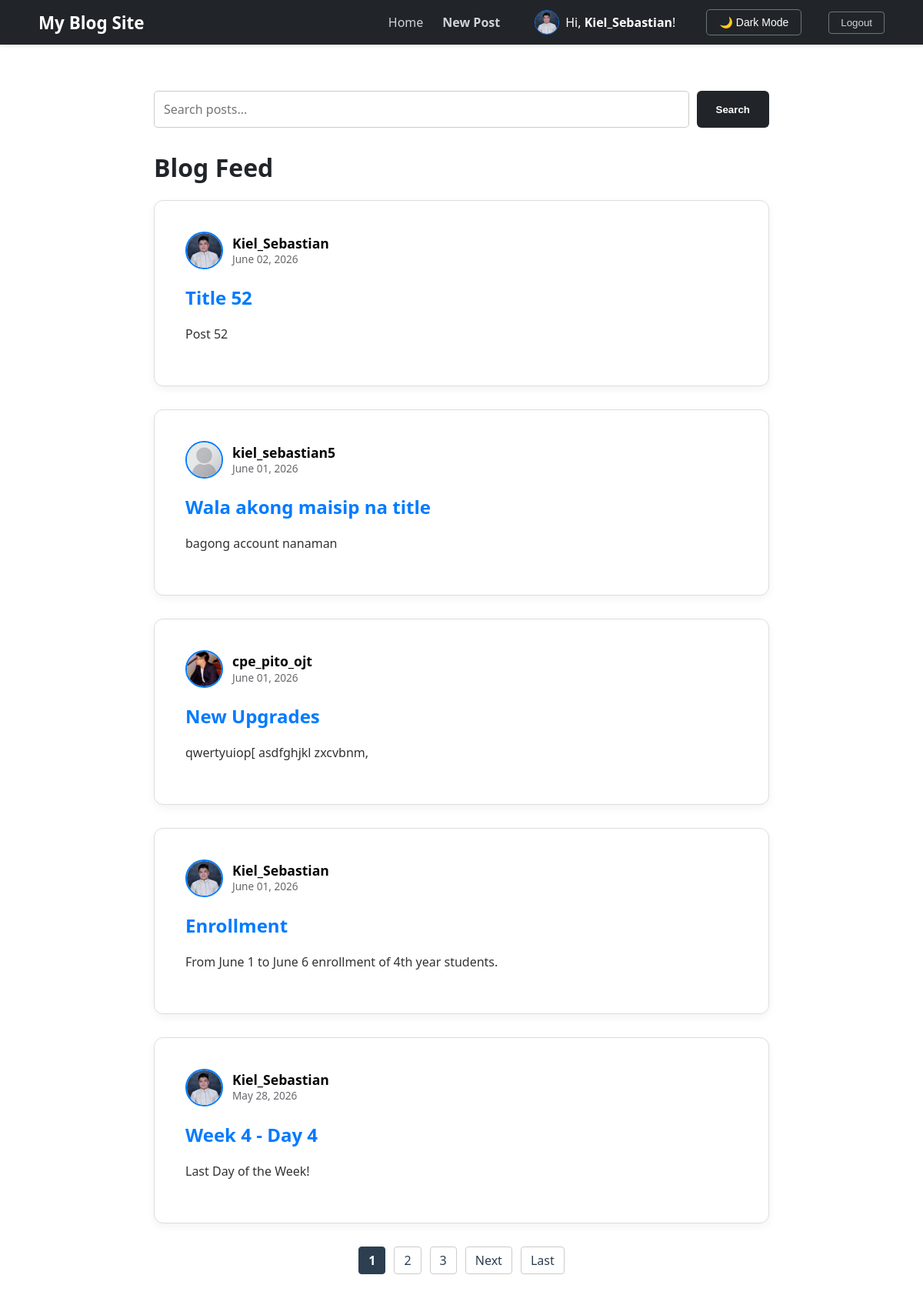
Screenshot of / (signed in) with the database file from the repository.
### blog/models.py (models this page shows, shortened)
class Profile(models.Model):
    user = models.OneToOneField(User, on_delete=models.CASCADE)
    image = models.ImageField(default='default.jpg', upload_to='profile_pics')
    bio = models.TextField(max_length=500, blank=True, help_text="Short description about yourself")
    birth_date = models.DateField(null=True, blank=True)
    gender = models.CharField(max_length=1, choices=GENDER_CHOICES, blank=True)

class Post(models.Model):
    title = models.CharField(max_length=100)
    content = models.TextField()
    date_posted = models.DateTimeField(auto_now=True)
    author = models.ForeignKey(User, on_delete=models.CASCADE)
    image = models.ImageField(null=True, blank=True, upload_to=user_directory_path)

### blog/views.py (the view)
# urls.py: path('', PostListView.as_view(), name='blog-home'),
class PostListView(ListView):
    model = Post
    template_name = 'blog/home.html'
    context_object_name = 'posts'
    ordering = ['-date_posted']
    paginate_by = 5
    def get_queryset(self):
        query = self.request.GET.get('q')
        if query:
            return Post.objects.filter(
                Q(title__icontains=query) | Q(content__icontains=query)
            ).order_by('-date_posted')
        return Post.objects.all().order_by('-date_posted')
    def get_context_data(self, **kwargs):
        context = super().get_context_data(**kwargs)
        context['search_query'] = self.request.GET.get('q', '')
        return context

### blog/templates/blog/home.html (shortened to what this page needs)
{% extends "blog/base.html" %}
{% block content %}
    {% if not user.is_authenticated %}
        <div class="card" style="text-align: center; padding: 60px 40px; margin-top: 20px;">
            <h1 style="font-size: 2.5rem; color: #212529;">Welcome to My Django Blog</h1>
            <p style="color: #6c757d; font-size: 1.1rem; margin-bottom: 40px;">
                Join our community to share your stories and connect with others.
            </p>
            <div style="display: flex; justify-content: center; gap: 20px;">
                <a href="{% url 'login' %}" class="btn-primary" style="width: 180px; text-decoration: none; text-align: center;">Login</a>
                <a href="{% url 'register' %}" class="btn-secondary" style="width: 180px; text-decoration: none; text-align: center; padding: 12px; border: 1px solid #ccc; border-radius: 4px; color: #212529; font-weight: 600;">Register</a>
            </div>
        </div>
    {% else %}
        <form method="GET" action="{% url 'blog-home' %}" style="display: flex; gap: 10px; margin-bottom: 30px;">
            <input type="text" name="q" value="{{ search_query }}" placeholder="Search posts..."
                style="flex: 1; padding: 12px; border: 1px solid #ccc; border-radius: 5px;" class="search-input">
            <button type="submit" class="btn-primary" style="width: auto; padding: 0 25px;">Search</button>
        </form>
        <h1 class="mb-4 feed-title">Blog Feed</h1>
        {% for post in posts %}
            <article class="card">
                <div class="article-body">
                    <div class="article-metadata" style="display: flex; align-items: center; margin-bottom: 15px;">
                        <a href="{% url 'user-profile' post.author.username %}" style="display: flex; align-items: center; text-decoration: none; color: inherit;">
                            {% if post.author.profile.image %}
                                <img src="{{ post.author.profile.image.url }}" alt="{{ post.author.username }}" class="feed-avatar">
                            {% else %}
                                <div style="width: 45px; height: 45px; border-radius: 50%; border: 2px solid #1877F2; background-color: #e4e6eb; margin-right: 12px;"></div>
                            {% endif %}
                            <div style="line-height: 1.2;">
                                <span class="feed-author-name" style="font-weight: bold; font-size: 1.1rem;">{{ post.author.username }}</span><br>
                                <span class="feed-date" style="font-size: 0.85rem;">{{ post.date_posted|date:"F d, Y" }}</span>
                            </div>
                        </a>
                    </div>
                    <h2>
                        <a class="article-title" href="{% url 'post-detail' post.pk %}" style="text-decoration: none; color: #007bff;">{{ post.title }}</a>
                    </h2>
                    <p class="article-content">{{ post.content|truncatewords:30 }}</p>
                </div>
            </article>
        {% empty %}
            <div class="card" style="text-align: center; padding: 30px;">
                <p>No posts yet. <a href="{% url 'post-create' %}">Be the first to create one!</a></p>
            </div>
        {% endfor %}
        {% if is_paginated %}
            <div style="margin-top: 30px; display: flex; justify-content: center; gap: 5px;">
                {% for num in page_obj.paginator.page_range %}
                    {% if page_obj.number == num %}
                        <span class="pagination-active">{{ num }}</span>
                    {% elif num > page_obj.number|add:'-3' and num < page_obj.number|add:'3' %}
                        <a href="?page={{ num }}{% if search_query %}&q={{ search_query }}{% endif %}" class="pagination-link">{{ num }}</a>
                    {% endif %}
                {% endfor %}
                {% if page_obj.has_next %}
                    <a href="?page={{ page_obj.next_page_number }}{% if search_query %}&q={{ search_query }}{% endif %}" class="pagination-link">Next</a>
                    <a href="?page={{ page_obj.paginator.num_pages }}{% if search_query %}&q={{ search_query }}{% endif %}" class="pagination-link">Last</a>
                {% endif %}
            </div>
        {% endif %}
    {% endif %}
{% endblock %}

### blog/templates/blog/base.html (shortened to what this page needs)
{% load static %}
<!DOCTYPE html>
<html lang="en">
<head>
    <link rel="stylesheet" type="text/css" href="{% static 'blog/main.css' %}">
</head>
<body>
    <nav class="navbar">
        <div class="nav-container">
            <a href="{% url 'blog-home' %}" class="nav-logo">My Blog Site</a>
            <div class="nav-links">
                <a href="{% url 'blog-home' %}">Home</a>
                {% if user.is_authenticated %}
                    <a href="{% url 'post-create' %}" style="margin-right: 20px; font-weight: 600;">New Post</a>
                    <a href="{% url 'user-profile' user.username %}" style="margin-right: 15px; display: inline-flex; align-items: center; text-decoration: none;">
                        <img src="{{ user.profile.image.url }}" alt="Nav Profile" style="width: 30px; height: 30px; border-radius: 50%; border: 1px solid #1877F2; object-fit: cover; margin-right: 8px;">
                        <span style="color: #fff;">Hi, <strong>{{ user.username }}</strong>!</span>
                    </a>
                    <button id="theme-toggle" class="theme-toggle-btn" style="margin-right: 10px;">🌙 Dark Mode</button>
                    <form method="post" action="{% url 'logout' %}" style="display:inline;">
                        <button type="submit" class="nav-logout-btn">Logout</button>
                    </form>
                {% else %}
                    <a href="{% url 'login' %}">Login</a>
                    <a href="{% url 'register' %}">Register</a>
                {% endif %}
            </div>
        </div>
    </nav>
    <div class="main-wrapper" style="margin-top: 60px;">
        {% block content %}{% endblock %}
    </div>
</body>
</html>

### blog/static/blog/main.css (style rules this page uses)
body { background-color: #f0f2f5; font-family: 'Segoe UI', Roboto, Helvetica, Arial, sans-serif; margin: 0; color: #1c1e21; }
.navbar { background-color: #212529; padding: 0.75rem 0; box-shadow: 0 2px 4px rgba(0,0,0,0.1); position: sticky; top: 0; z-index: 1000; }
.nav-container { max-width: 1100px; margin: 0 auto; display: flex; justify-content: space-between; align-items: center; padding: 0 20px; }
.nav-logo { color: white !important; text-decoration: none; font-size: 1.4rem; font-weight: bold; }
.nav-links { display: flex; align-items: center; gap: 25px; }
.nav-links a { color: #ced4da; text-decoration: none; font-weight: 500; }
.nav-logout-btn { background: transparent; border: 1px solid #6c757d; color: #ced4da; padding: 6px 15px; border-radius: 4px; cursor: pointer; }
.main-wrapper { max-width: 800px; margin: 60px auto; padding: 0 20px; }
.card { background: white; border-radius: 12px; border: 1px solid #ddd; padding: 40px; margin-bottom: 30px; box-shadow: 0 4px 12px rgba(0,0,0,0.05); }
.btn-primary { background-color: #212529; color: white; padding: 12px 25px; border: none; border-radius: 6px; font-weight: 600; cursor: pointer; transition: 0.2s; display: inline-block; text-align: center; }
form input[type="text"], form input[type="password"], form input[type="email"], form textarea { width: 100%; padding: 15px; border: 1px solid #ccc; border-radius: 6px; box-sizing: border-box; font-size: 1rem; font-family: inherit; }
.content-section img, .card img { width: 100% !important; max-width: 100% !important; height: auto !important; display: block !important; margin: 0 auto 20px !important; border-radius: 8px; }
.card img.feed-avatar, .content-section img.feed-avatar, img.feed-avatar { width: 45px !important; height: 45px !important; max-width: 45px !important; object-fit: cover !important; border-radius: 50% !important; margin: 0 12px 0 0 !important; display: inline-block !important; border: 2px solid #007bff !important; }

### blog/templates/blog/base.html (style rules this page uses)
body { background-color: #ffffff; color: #212529; transition: background-color 0.3s, color 0.3s; }
.feed-author-name { color: #050505; }
.feed-date { color: #65676B; }
.article-content { color: #333333; }
.theme-toggle-btn { background: transparent; color: #ffffff; border: 1px solid #6c757d; border-radius: 5px; padding: 8px 16px; font-size: 14px; font-weight: 500; transition: all 0.2s ease-in-out; cursor: pointer; display: inline-flex; align-items: center; }
.pagination-link { padding: 6px 12px; border: 1px solid #ccc; text-decoration: none; color: #2c3e50; border-radius: 4px; margin: 0 3px; display: inline-block; transition: background-color 0.2s, color 0.2s; }
.pagination-active { padding: 6px 12px; background-color: #2c3e50; color: white; border: 1px solid #2c3e50; border-radius: 4px; margin: 0 3px; display: inline-block; font-weight: bold; }

### rows the page displays
Post: author.profile.image (picture), author.username "Kiel_Sebastian", date_posted "June 02, 2026", title "Title 52", content "Post 52"
Post: author.profile.image (placeholder picture), author.username "kiel_sebastian5", date_posted "June 01, 2026", title "Wala akong maisip na title", content "bagong account nanaman"
Post: author.profile.image (placeholder picture), author.username "cpe_pito_ojt", date_posted "June 01, 2026", title "New Upgrades", content "qwertyuiop[ asdfghjkl zxcvbnm,"
Post: author.profile.image (picture), author.username "Kiel_Sebastian", date_posted "June 01, 2026", title "Enrollment", content "From June 1 to June 6 enrollment of 4th year students."
Post: author.profile.image (picture), author.username "Kiel_Sebastian", date_posted "May 28, 2026", title "Week 4 - Day 4", content "Last Day of the Week!"

### other values shown
{{ user.username }} "Kiel_Sebastian"
{{ num }} "1"
{{ num }} "2" "3"
